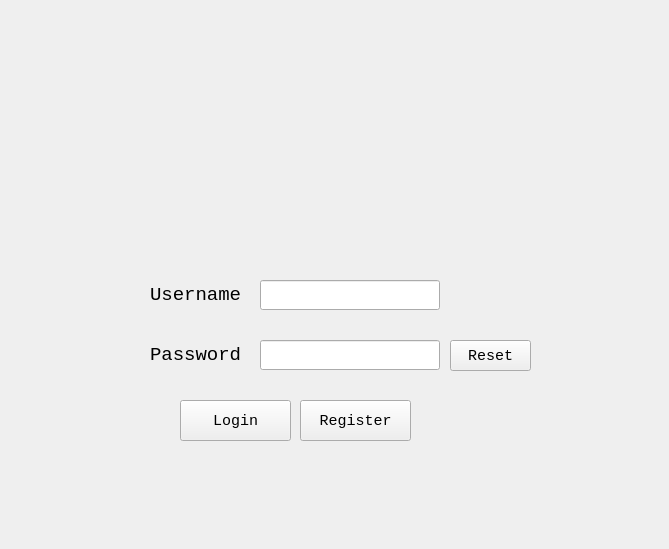
<?xml version="1.0" encoding="UTF-8"?>
<ui version="4.0">
 <class>Form</class>
 <widget class="QWidget" name="Form">
  <property name="geometry">
   <rect>
    <x>0</x>
    <y>0</y>
    <width>669</width>
    <height>549</height>
   </rect>
  </property>
  <property name="font">
   <font>
    <pointsize>11</pointsize>
    <bold>false</bold>
   </font>
  </property>
  <property name="windowTitle">
   <string>Pass Vault Login</string>
  </property>
  <property name="windowIcon">
   <iconset>
    <normaloff>../logo/Logo.png</normaloff>../logo/Logo.png</iconset>
  </property>
  <property name="autoFillBackground">
   <bool>false</bool>
  </property>
  <widget class="QLineEdit" name="username_input">
   <property name="geometry">
    <rect>
     <x>260</x>
     <y>280</y>
     <width>180</width>
     <height>30</height>
    </rect>
   </property>
   <property name="font">
    <font>
     <family>Monospace</family>
     <pointsize>11</pointsize>
     <bold>false</bold>
    </font>
   </property>
   <property name="text">
    <string/>
   </property>
  </widget>
  <widget class="QLineEdit" name="password_input">
   <property name="enabled">
    <bool>true</bool>
   </property>
   <property name="geometry">
    <rect>
     <x>260</x>
     <y>340</y>
     <width>180</width>
     <height>30</height>
    </rect>
   </property>
   <property name="font">
    <font>
     <family>Monospace</family>
     <pointsize>11</pointsize>
     <bold>false</bold>
    </font>
   </property>
   <property name="text">
    <string/>
   </property>
   <property name="echoMode">
    <enum>QLineEdit::Password</enum>
   </property>
   <property name="clearButtonEnabled">
    <bool>false</bool>
   </property>
  </widget>
  <widget class="QLabel" name="label">
   <property name="geometry">
    <rect>
     <x>150</x>
     <y>280</y>
     <width>107</width>
     <height>30</height>
    </rect>
   </property>
   <property name="font">
    <font>
     <family>Monospace</family>
     <pointsize>14</pointsize>
     <bold>false</bold>
    </font>
   </property>
   <property name="text">
    <string>Username</string>
   </property>
   <property name="scaledContents">
    <bool>false</bool>
   </property>
   <property name="alignment">
    <set>Qt::AlignLeading|Qt::AlignLeft|Qt::AlignVCenter</set>
   </property>
  </widget>
  <widget class="QLabel" name="label_2">
   <property name="geometry">
    <rect>
     <x>150</x>
     <y>340</y>
     <width>107</width>
     <height>30</height>
    </rect>
   </property>
   <property name="font">
    <font>
     <family>Monospace</family>
     <pointsize>14</pointsize>
     <bold>false</bold>
    </font>
   </property>
   <property name="text">
    <string>Password</string>
   </property>
   <property name="scaledContents">
    <bool>false</bool>
   </property>
   <property name="alignment">
    <set>Qt::AlignLeading|Qt::AlignLeft|Qt::AlignVCenter</set>
   </property>
  </widget>
  <widget class="QPushButton" name="login_btn">
   <property name="geometry">
    <rect>
     <x>180</x>
     <y>400</y>
     <width>111</width>
     <height>41</height>
    </rect>
   </property>
   <property name="font">
    <font>
     <family>Monospace</family>
     <pointsize>11</pointsize>
     <bold>false</bold>
    </font>
   </property>
   <property name="cursor">
    <cursorShape>ArrowCursor</cursorShape>
   </property>
   <property name="text">
    <string>Login</string>
   </property>
   <property name="autoDefault">
    <bool>false</bool>
   </property>
   <property name="default">
    <bool>false</bool>
   </property>
   <property name="flat">
    <bool>false</bool>
   </property>
  </widget>
  <widget class="QPushButton" name="register_btn">
   <property name="geometry">
    <rect>
     <x>300</x>
     <y>400</y>
     <width>111</width>
     <height>41</height>
    </rect>
   </property>
   <property name="font">
    <font>
     <family>Monospace</family>
     <pointsize>11</pointsize>
     <bold>false</bold>
    </font>
   </property>
   <property name="cursor">
    <cursorShape>ArrowCursor</cursorShape>
   </property>
   <property name="text">
    <string>Register</string>
   </property>
  </widget>
  <widget class="QPushButton" name="reset_btn">
   <property name="geometry">
    <rect>
     <x>450</x>
     <y>340</y>
     <width>81</width>
     <height>31</height>
    </rect>
   </property>
   <property name="font">
    <font>
     <family>Monospace</family>
     <pointsize>11</pointsize>
     <bold>false</bold>
    </font>
   </property>
   <property name="cursor">
    <cursorShape>ArrowCursor</cursorShape>
   </property>
   <property name="text">
    <string>Reset</string>
   </property>
  </widget>
  <widget class="QLabel" name="label_3">
   <property name="geometry">
    <rect>
     <x>80</x>
     <y>60</y>
     <width>501</width>
     <height>191</height>
    </rect>
   </property>
   <property name="font">
    <font>
     <family>Monospace</family>
     <pointsize>11</pointsize>
     <bold>false</bold>
    </font>
   </property>
   <property name="text">
    <string>&lt;html&gt;&lt;head/&gt;&lt;body&gt;&lt;p&gt;&lt;img src=&quot;:/newPrefix/logo/login_screen.png&quot;/&gt;&lt;/p&gt;&lt;/body&gt;&lt;/html&gt;</string>
   </property>
  </widget>
  <widget class="QLabel" name="debug_lbl">
   <property name="geometry">
    <rect>
     <x>100</x>
     <y>460</y>
     <width>421</width>
     <height>51</height>
    </rect>
   </property>
   <property name="font">
    <font>
     <family>Monospace</family>
     <pointsize>11</pointsize>
     <bold>false</bold>
    </font>
   </property>
   <property name="text">
    <string/>
   </property>
  </widget>
 </widget>
 <resources>
  <include location="../login.qrc"/>
 </resources>
 <connections/>
</ui>
